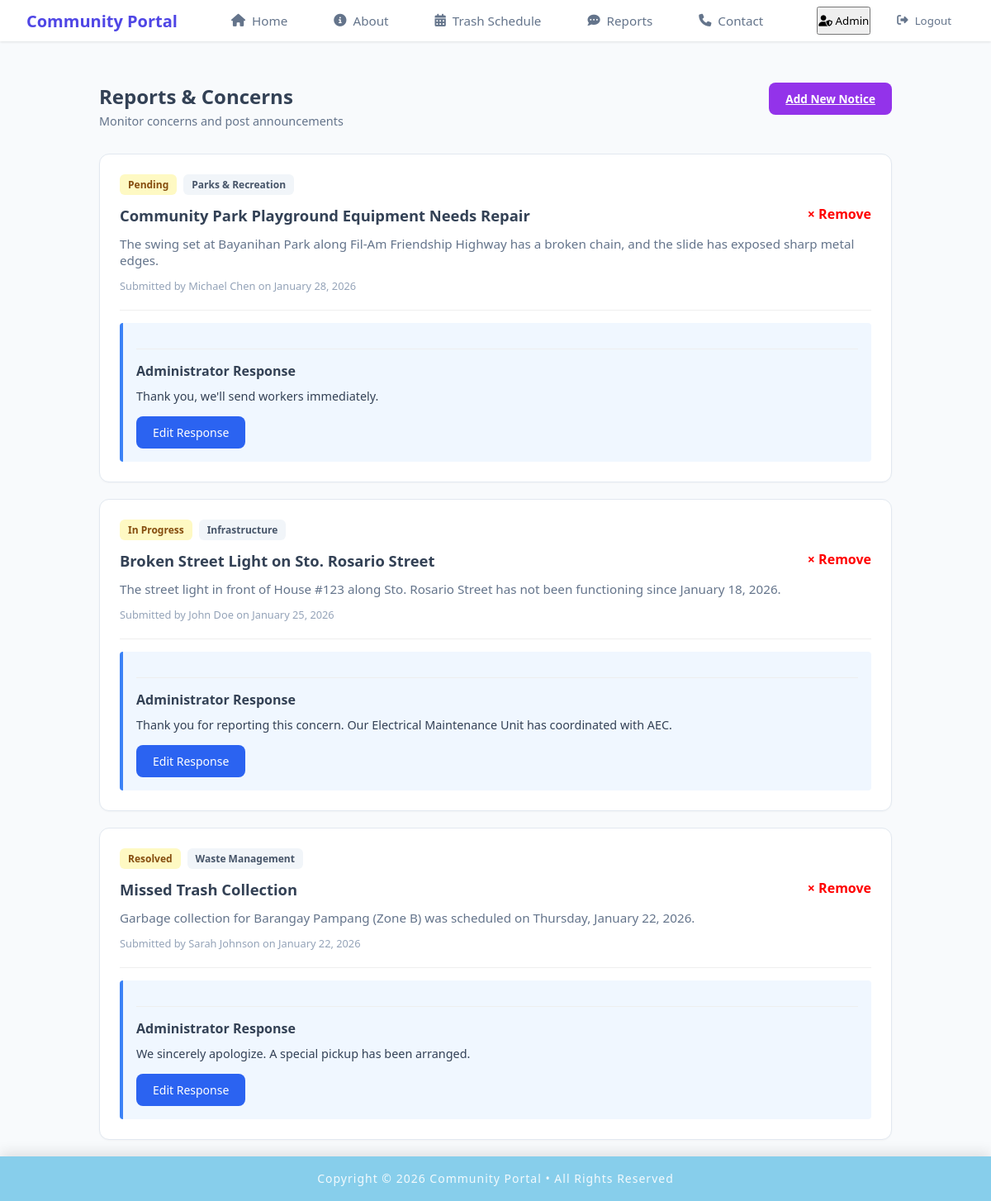
/admin/admin_reports.php (signed in), run on an earlier commit of the app's database.
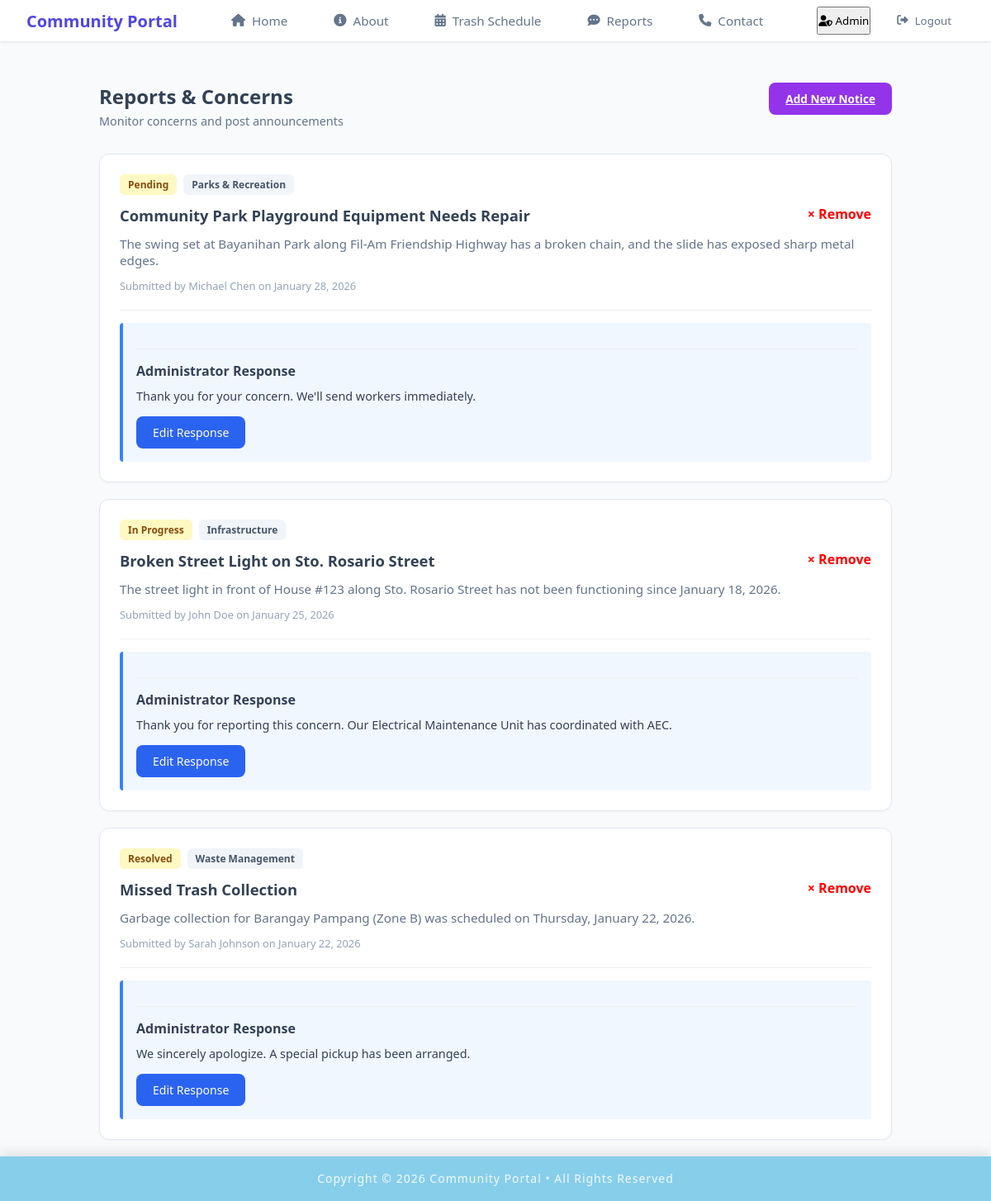
And on a later commit of the database.
### tables this page shows
CREATE TABLE `reports` (
  `report_id` int NOT NULL,
  `report_name` varchar(100) NOT NULL,
  `report_title` varchar(200) NOT NULL,
  `report_tag` varchar(50) NOT NULL,
  `report_content` text NOT NULL,
  `report_submitted` timestamp NOT NULL DEFAULT CURRENT_TIMESTAMP,
  `status` varchar(20) DEFAULT 'Pending',
  `admin_note` text,
  `admin_resolved` timestamp NULL DEFAULT NULL
);

### admin/admin_reports.php (the view, shortened to what the changed rows need)
<?php
include "../includes/db_conn.php";
include "../includes/admin_header.php";
?>
<!DOCTYPE html>
<html lang="en">
    <head>
        <link rel="stylesheet" href="../css/member_reports.css">
        <link rel="stylesheet" href="https://cdnjs.cloudflare.com/ajax/libs/font-awesome/6.5.0/css/all.min.css">
    </head>
    <body>
        <div class="content-wrapper">
            <div class="container">
                <div class="page-header">
                    <div class="header-content">
                        <h1>Reports & Concerns</h1>
                    </div>
                </div>
                <main class="report-list">
                    <?php
                        $stmt = $pdo->query("SELECT * FROM reports ORDER BY report_submitted DESC");
                        while($report = $stmt->fetch()) {
                            $isAnnouncement = ($report['report_tag'] == 'Announcement');
                    ?>
                    <article class="report-card">
                        <div class="badge-container">
                            <?php if(!$isAnnouncement): ?>
                                <span class="badge status-pending"><?php echo htmlspecialchars($report['status'] ?? ''); ?></span>
                            <?php endif; ?>
                            <span class="badge tag"><?php echo htmlspecialchars($report['report_tag'] ?? ''); ?></span>
                        </div>
                        <a href="?delete_id=<?php echo $report['report_id']; ?>" onclick="return confirm('Remove this item?')" class="remove-option">&times; Remove</a>
                        <h2><?php echo htmlspecialchars($report['report_title'] ?? ''); ?></h2>
                        <p class="report-text"><?php echo htmlspecialchars($report['report_content'] ?? ''); ?></p>
                        <div class="author-meta">
                            Submitted by <?php echo htmlspecialchars($report['report_name'] ?? ''); ?> on <?php echo date("F j, Y", strtotime($report['report_submitted'])); ?>
                        </div>
                        <div class="response-container">
                            <?php
                            if( (empty($report['admin_note']) && isset($_GET['reply_to']) && $_GET['reply_to'] == $report['report_id']) ||
                                (!empty($report['admin_note']) && isset($_GET['edit_id']) && $_GET['edit_id'] == $report['report_id']) ):
                            ?>
                                <form method="POST">
                                    <input type="hidden" name="report_id" value="<?php echo $report['report_id']; ?>">
                                    <?php if(!$isAnnouncement): ?>
                                        <label>Set Status: </label>
                                        <select name="txt_status" class="status-select">
                                            <option value="Pending" <?php if($report['status'] == 'Pending') echo 'selected'; ?>>Pending</option>
                                            <option value="In Progress" <?php if($report['status'] == 'In Progress') echo 'selected'; ?>>In Progress</option>
                                            <option value="Resolved" <?php if($report['status'] == 'Resolved') echo 'selected'; ?>>Resolved</option>
                                        </select>
                                    <?php endif; ?>
                                    <textarea name="txt_admin_response" class="response-textarea"
                                              placeholder="<?php echo $isAnnouncement ? 'Add more to announcement...' : 'Type your response here...'; ?>"
                                              rows="3" required><?php echo htmlspecialchars($report['admin_note'] ?? ''); ?></textarea>
                                    <div class="admin-actions">
                                        <button type="submit" name="btn_send_response" class="btn-send">
                                            <?php echo $isAnnouncement ? 'Update Announcement' : 'Send Response'; ?>
                                        </button>
                                        <a href="admin_reports.php" class="btn-cancel">Cancel</a>
                                    </div>
                                </form>
                            <?php elseif(empty($report['admin_note'])): ?>
                                <a href="?reply_to=<?php echo $report['report_id']; ?>" class="btn-respond-trigger">
                                    <?php echo $isAnnouncement ? 'Add more announcement' : 'Respond to Report'; ?>
                                </a>
                            <?php else: ?>
                                <section class="admin-reply">
                                    <hr>
                                    <h3><?php echo $isAnnouncement ? 'Additional Information' : 'Administrator Response'; ?></h3>
                                    <p><?php echo htmlspecialchars($report['admin_note'] ?? ''); ?></p>
                                    <div>
                                        <a href="?edit_id=<?php echo $report['report_id']; ?>" class="btn-respond-trigger">
                                            <?php echo $isAnnouncement ? 'Continue announcement' : 'Edit Response'; ?>
                                        </a>
                                    </div>
                                </section>
                            <?php endif; ?>
                        </div>
                    </article>
                    <?php } ?>
                </main>
            </div>
        </div>
    </body>
</html>
<?php include "../includes/footer.php"; ?>

What changed in the data, as far as the page shows it:
changed reports "Community Park Playground Equipment Needs Repair": admin_note "Thank you, we'll send workers immediately." → "Thank you for your concern. We'll send workers immediately."
